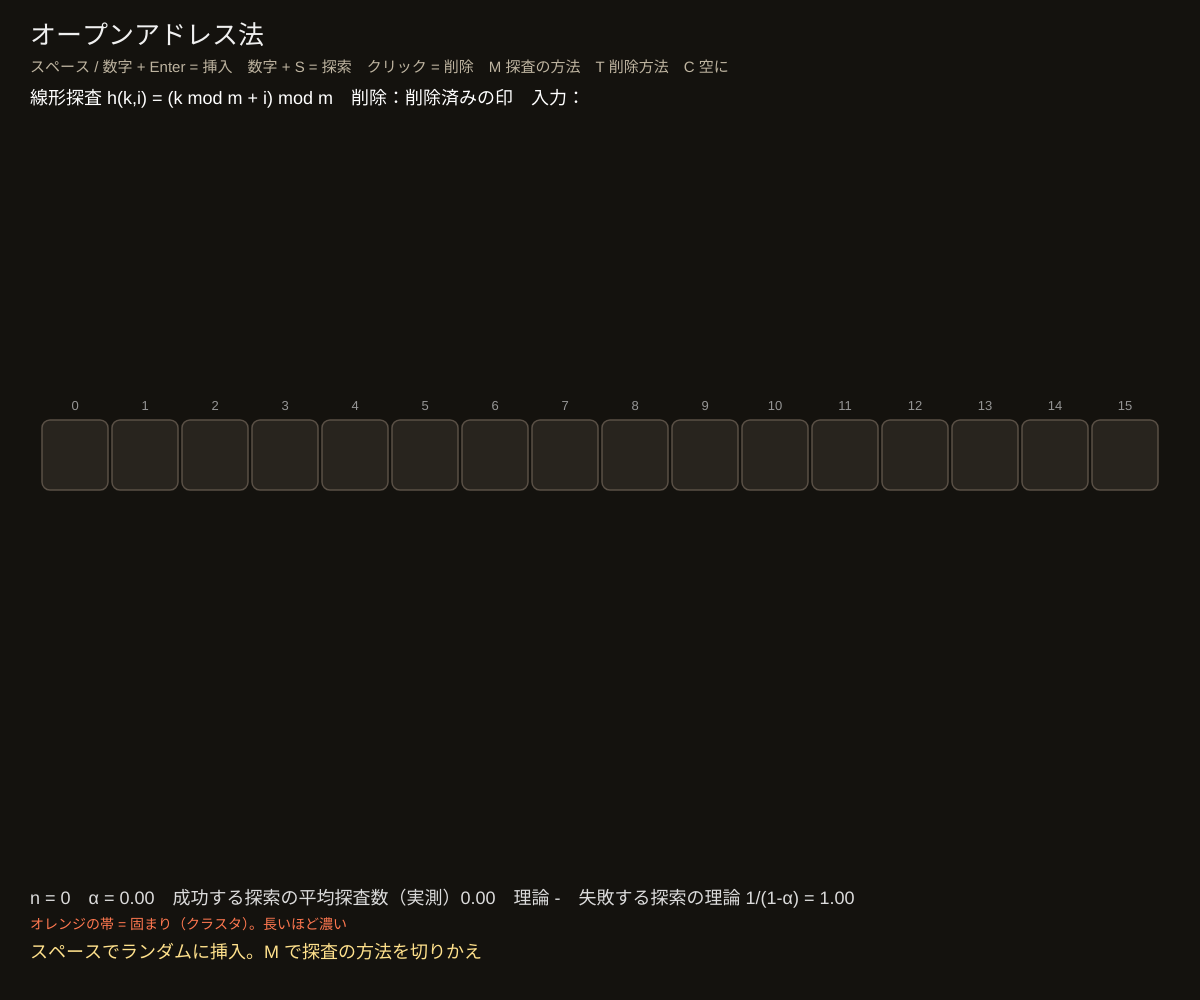
Frame 1 (no input)
Frame 60 (no input): identical to frame 1, image omitted
Frame 120 (the mouse pressed at the canvas centre since frame 60): identical to frame 1, image omitted

The p5.js sketch that drew this single still picture (run headless with seeded random() and noise() and a simulated clock; from frame 60 on, the mouse is pressed at the canvas centre):

// p5.js sketch
// ── sketch.js
// ============================================
// 07 オープンアドレス法
// リストを使わず、表のマスだけに入れる。ふさがっていたら「探査列」h(k,0), h(k,1), … の順に空きを探す
// 線形探査：隣へ隣へ → 「固まり（クラスタ）」ができて遅くなる
// 二次探査：1, 3, 6, 10 … と飛ぶ / ダブルハッシュ：キーごとに飛ぶ幅が違う → 固まりにくい
// 削除：単に消すと探索がそこで止まってしまうので「削除済み」の印を置く。
//       線形探査なら、後ろの要素を詰め直して印を残さない方法もある
// 操作：スペース = ランダムに挿入 / 数字 + Enter = 挿入 / 数字 + S = 探索 / マスをクリック = 削除
//       M = 探査の方法（線形 → 二次 → ダブルハッシュ）/ T = 削除の方法を切りかえ / C = 空に
// ============================================

let m = 16;           // ★ マスの数（2 のべき乗にしておくと二次探査・ダブルハッシュが全マスを回れる）
let speed = 14;       // ★ 探査 1 回にかけるフレーム数
let method = 1, delMode = 'mark';
let T = [], probes = {}, buf = '';
let op = null, msg = 'スペースでランダムに挿入。M で探査の方法を切りかえ';
let DEL = 'DEL';

function setup() {
  createCanvas(windowWidth, windowHeight);
  clearTable();
}
function clearTable() { T = new Array(m).fill(null); probes = {}; op = null; }

function h1(k) { return k % m; }
function h2(k) { return 2 * (floor(k / m) % (m / 2)) + 1; } // 奇数 → m（2 のべき乗）と互いに素
function hp(k, i) {
  if (method === 1) return (h1(k) + i) % m;                     // 線形探査
  if (method === 2) return (h1(k) + (i + i * i) / 2) % m;       // 二次探査（c1 = c2 = 1/2）
  return (h1(k) + i * h2(k)) % m;                               // ダブルハッシュ
}
function filled() { return T.filter((x) => x !== null && x !== DEL).length; }

function startOp(kind, k) {
  if (op) return;
  if (kind === 'insert' && T.includes(k)) { msg = `${k} はもう入っています`; return; }
  op = { kind, k, i: 0, path: [], wait: 0 };
  msg = `${kind === 'insert' ? 'INSERT' : 'SEARCH'}(${k})：h(${k}, 0) = ${hp(k, 0)} から探査開始`;
}
function advanceOp() {
  let o = op, q = hp(o.k, o.i);
  o.path.push(q);
  if (o.kind === 'insert') {
    if (T[q] === null || T[q] === DEL) {
      T[q] = o.k; probes[o.k] = o.i + 1;
      msg = `INSERT(${o.k})：${o.i + 1} 回目の探査でマス ${q} に入れた`; op = null; return;
    }
  } else {
    if (T[q] === o.k) { msg = `SEARCH(${o.k})：${o.i + 1} 回目でマス ${q} に発見！`; op = null; return; }
    if (T[q] === null) { msg = `SEARCH(${o.k})：空のマス ${q} に着いた → ない（${o.i + 1} 回）`; op = null; return; }
  }
  o.i++;
  if (o.i >= m) { msg = o.kind === 'insert' ? '表があふれた（overflow）' : 'ない（全マスを見た）'; op = null; }
}

function deleteAt(q) {
  if (T[q] === null || T[q] === DEL) return;
  let k = T[q];
  if (delMode === 'mark' || method !== 1) {
    T[q] = DEL; delete probes[k];
    msg = `${k} を削除 → 「削除済み」の印を置く（探索は印を通りぬけ、挿入は印に入れる）`;
    return;
  }
  // 線形探査だけの削除法：印を置かずに、後ろの要素を前へ詰める
  delete probes[k];
  let moved = 0;
  while (true) {
    T[q] = null;
    let q2 = q, k2;
    while (true) {
      q2 = (q2 + 1) % m; k2 = T[q2];
      if (k2 === null) { msg = `${k} を削除して、後ろの ${moved} 個を前へ詰めた（印なし）`; return; }
      if ((q - h1(k2) + m) % m < (q2 - h1(k2) + m) % m) break; // k2 は q へ動かしても見つかる
    }
    T[q] = k2; probes[k2] = (q - h1(k2) + m) % m + 1; q = q2; moved++;
  }
}

function draw() {
  background(20, 18, 14);
  if (op && frameCount % speed === 0) advanceOp();
  noStroke(); fill(240); textAlign(LEFT, TOP); textSize(26);
  text('オープンアドレス法', 30, 24);
  fill(190, 180, 160); textSize(15);
  text('スペース / 数字 + Enter = 挿入　数字 + S = 探索　クリック = 削除　M 探査の方法　T 削除方法　C 空に', 30, 60);
  let mname = ['', '線形探査 h(k,i) = (k mod m + i) mod m', '二次探査 h(k,i) = (k mod m + (i + i²)/2) mod m', 'ダブルハッシュ h(k,i) = (k mod m + i·h₂(k)) mod m'][method];
  fill(255); textSize(18);
  text(`${mname}　削除：${delMode === 'mark' || method !== 1 ? '削除済みの印' : '詰め直し（線形のみ）'}　入力：${buf}`, 30, 90);

  let cw = min(72, (width - 80) / m), x0 = (width - cw * m) / 2, y = height * 0.42;
  // 固まり（連続してふさがっている所）
  for (let s = 0; s < m; s++) {
    if (T[s] !== null && T[(s - 1 + m) % m] === null) {
      let len = 0; while (len < m && T[(s + len) % m] !== null) len++;
      for (let j = 0; j < len; j++) { let c = (s + j) % m; fill(255, 120, 80, min(220, 40 + len * 25)); rect(x0 + c * cw + 2, y + cw + 8, cw - 4, 8, 4); }
    }
  }
  for (let i = 0; i < m; i++) {
    let x = x0 + i * cw, v = T[i];
    let onPath = op && op.path.includes(i), now = op && op.path[op.path.length - 1] === i;
    stroke(now ? color(255, 214, 90) : color(90, 80, 70)); strokeWeight(now ? 4 : 1.5);
    fill(v === null ? color(40, 36, 30) : v === DEL ? color(80, 60, 60) : color(200, 150, 70));
    if (onPath && !now) fill(120, 100, 60);
    rect(x + 2, y, cw - 4, cw, 8);
    noStroke(); textAlign(CENTER, CENTER);
    fill(v === null ? 90 : 20); textSize(v === DEL ? 12 : 18);
    text(v === null ? '' : v === DEL ? '削除済' : v, x + cw / 2, y + cw / 2);
    fill(150); textSize(13); text(i, x + cw / 2, y - 14);
    if (v !== null && v !== DEL && probes[v] > 1) { fill(255, 160, 120); textSize(11); text(probes[v] + '回', x + cw / 2, y + cw + 26); }
  }
  // 探査列の矢印
  if (op) {
    for (let j = 1; j < op.path.length; j++) {
      let xa = x0 + op.path[j - 1] * cw + cw / 2, xb = x0 + op.path[j] * cw + cw / 2;
      noFill(); stroke(255, 214, 90); strokeWeight(2);
      bezier(xa, y - 26, xa, y - 80 - j * 6, xb, y - 80 - j * 6, xb, y - 26);
    }
    noStroke(); fill(255, 214, 90); textSize(16); textAlign(CENTER, BOTTOM);
    text(`k = ${op.k}　i = ${op.i}`, width / 2, y - 120);
  }
  // 統計
  let n = filled(), alpha = n / m;
  let ps = Object.values(probes), avg = ps.length ? ps.reduce((s, v) => s + v, 0) / ps.length : 0;
  fill(220); textAlign(LEFT, TOP); textSize(18);
  text(`n = ${n}　α = ${nf(alpha, 1, 2)}　成功する探索の平均探査数（実測）${nf(avg, 1, 2)}　理論 ${alpha > 0 && alpha < 1 ? nf((1 / alpha) * Math.log(1 / (1 - alpha)), 1, 2) : '-'}　失敗する探索の理論 1/(1-α) = ${alpha < 1 ? nf(1 / (1 - alpha), 1, 2) : '∞'}`, 30, height - 110);
  fill(255, 120, 80); textSize(14); text('オレンジの帯 = 固まり（クラスタ）。長いほど濃い', 30, height - 82);
  fill(255, 225, 140); textSize(18); text(msg, 30, height - 56);
}

function keyPressed() {
  if (key >= '0' && key <= '9') { if (buf.length < 3) buf += key; return; }
  if (key === BACKSPACE) { buf = buf.slice(0, -1); return; }
  let k = key.toLowerCase();
  if (key === ENTER && buf) { startOp('insert', int(buf)); buf = ''; }
  if (k === 's' && buf) { startOp('search', int(buf)); buf = ''; }
  if (key === ' ') startOp('insert', floor(random(1, 200)));
  if (k === 'c') { clearTable(); msg = '空にしました'; }
  if (k === 'm' && !op) { method = method % 3 + 1; clearTable(); msg = ['', '線形探査', '二次探査', 'ダブルハッシュ'][method] + 'にして空にした'; }
  if (k === 't') { delMode = delMode === 'mark' ? 'shift' : 'mark'; msg = delMode === 'shift' ? '削除 = 詰め直し（線形探査のときだけ使える）' : '削除 = 削除済みの印'; }
}
function mousePressed() {
  let cw = min(72, (width - 80) / m), x0 = (width - cw * m) / 2, y = height * 0.42;
  let i = floor((mouseX - x0) / cw);
  if (i >= 0 && i < m && mouseY > y && mouseY < y + cw && !op) deleteAt(i);
}
function windowResized() { resizeCanvas(windowWidth, windowHeight); }

// ---------- やってみよう ----------
// 1. 線形探査で 12 個入れる。長いオレンジの帯ができ、探査回数が増える
// 2. 同じことを M でダブルハッシュにして。帯が短く、平均探査数が小さい
// 3. 印を置く方法で削除と挿入を繰り返すと「削除済」だらけに → 探索が遅くなる。T で詰め直しにすると？
